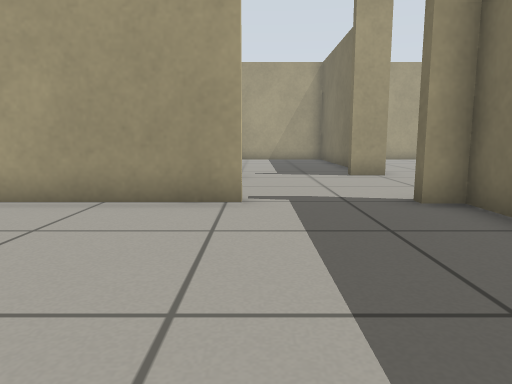
view 1 (above)

22 first-person views from a walk through a world built for the Gazebo simulator. The camera is 0.5 m above the floor, tilts 8° down and sees 70° across. The floor is counted in squares, 0.5 m on a side. Each view is taken from the middle of a square. On the plan, view 1 faces up. The plan holds only what a view shows up to about 13 squares ahead; the rest is blank. Robots are left out.

view 2
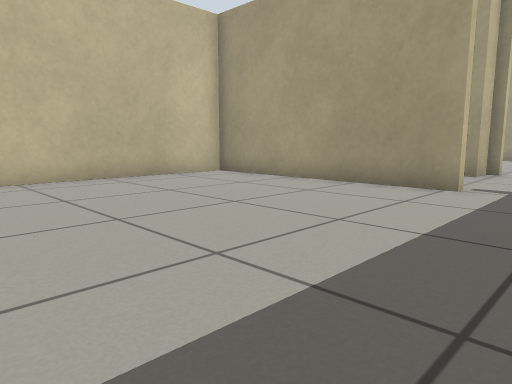

view 3
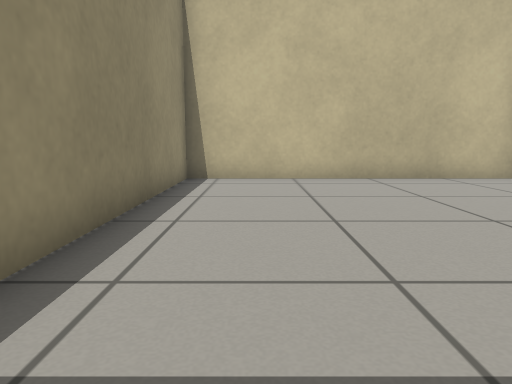

view 4
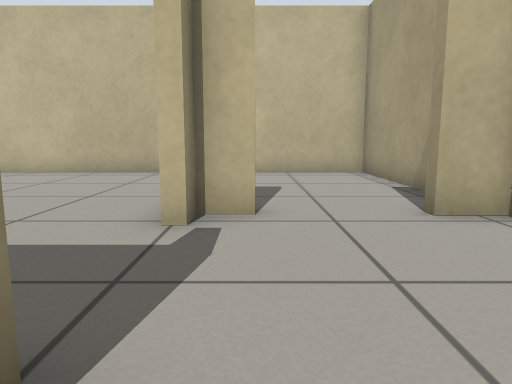

view 5
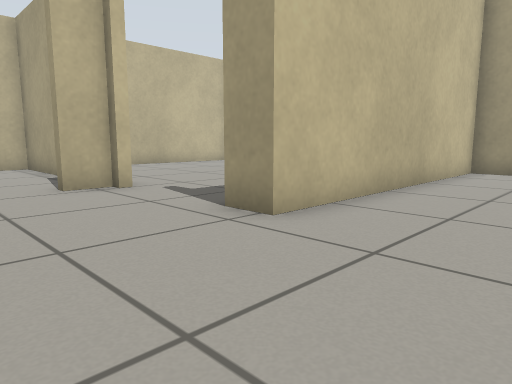

view 6
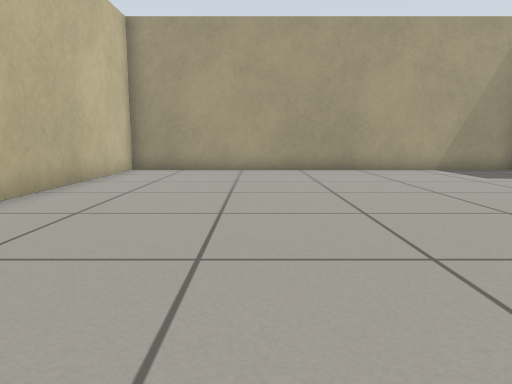

view 7
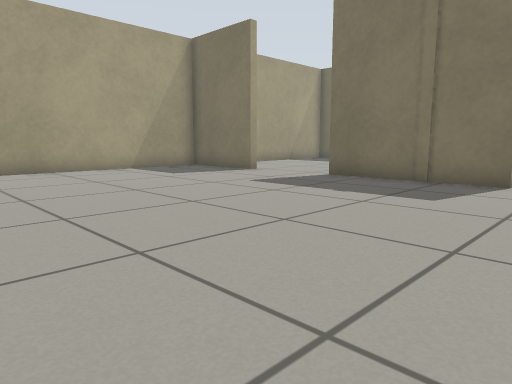

view 8
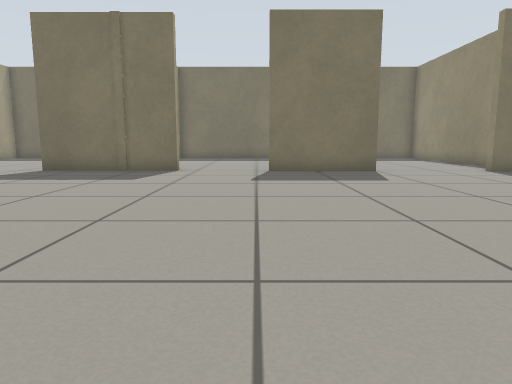

view 9
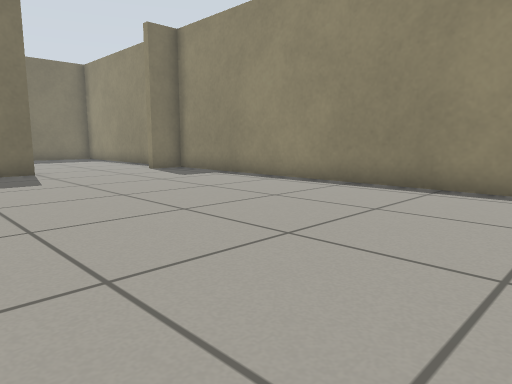

view 10
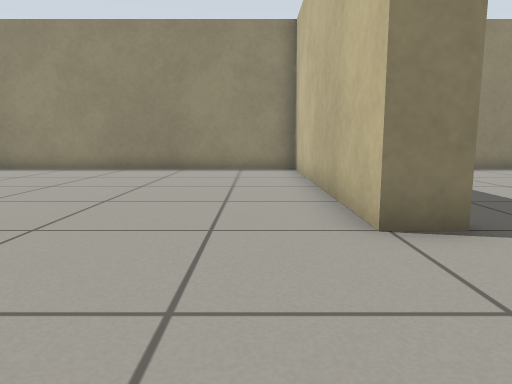

view 11
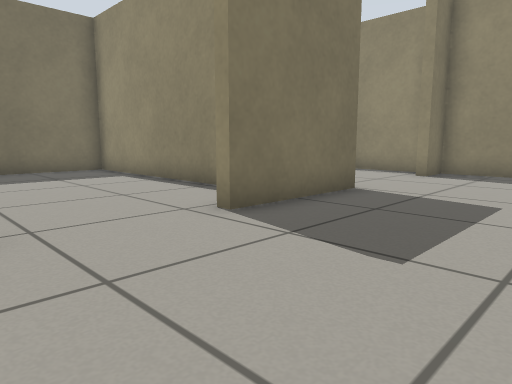

view 12
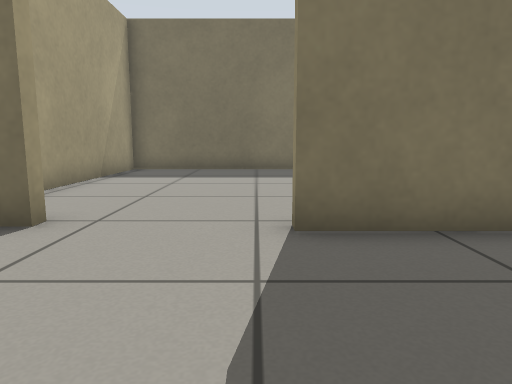

view 13
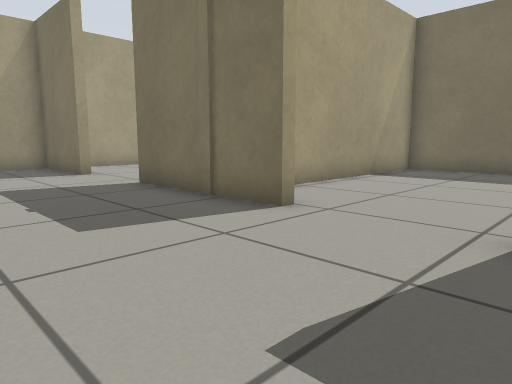

view 14
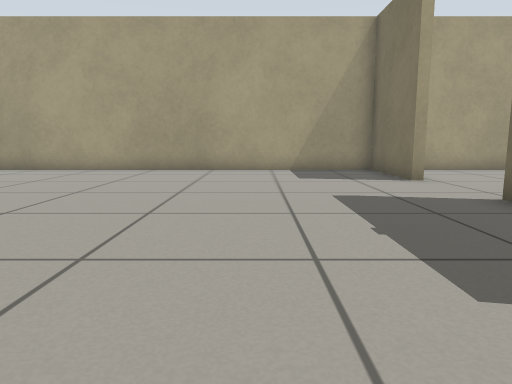

view 15
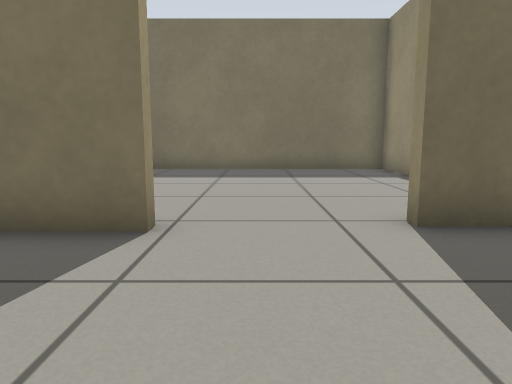

view 16
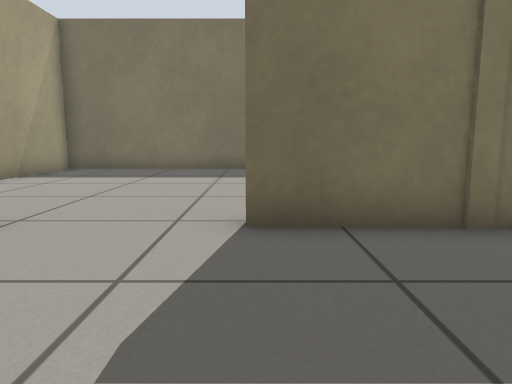

view 17
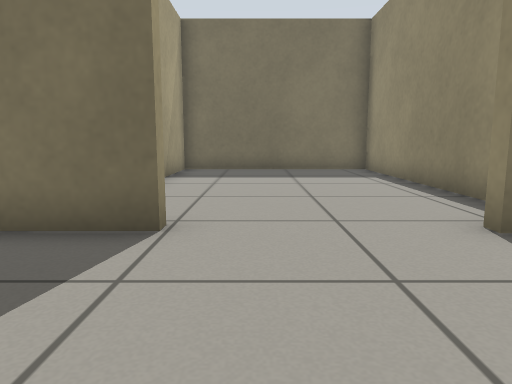

view 18
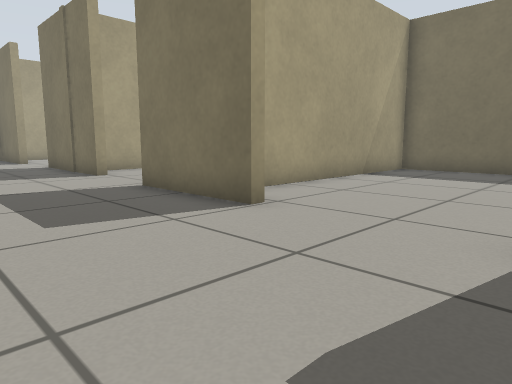

view 19
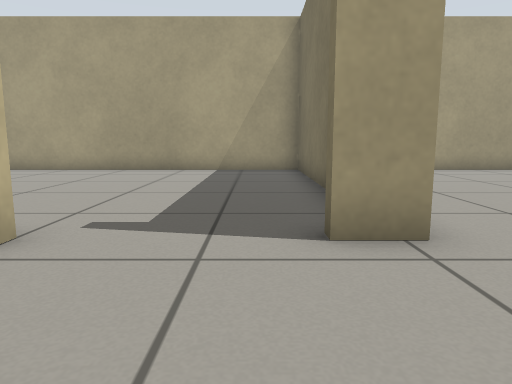

view 20
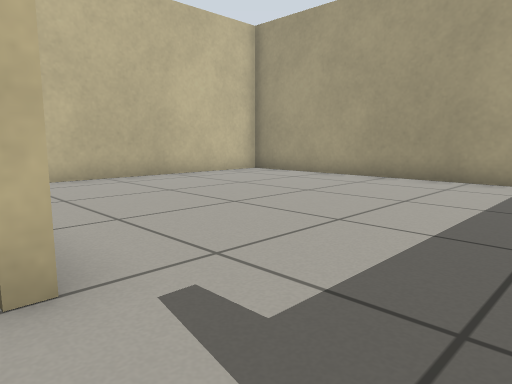

view 21
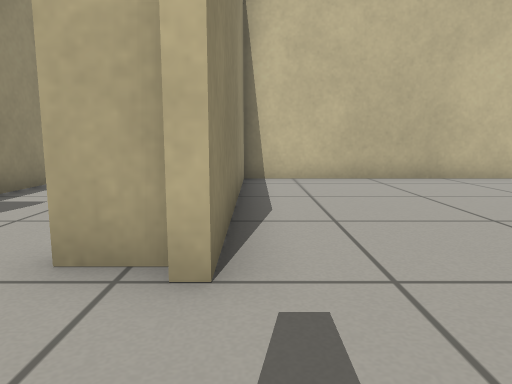

view 22
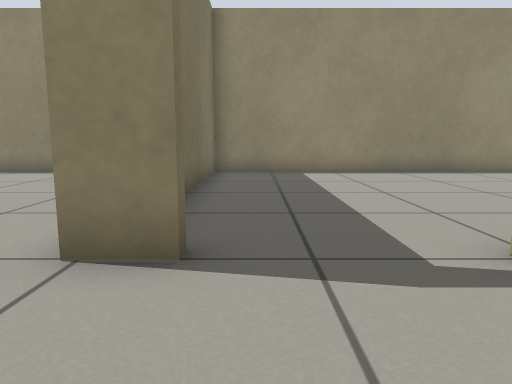

### Floor plan
Ten units are one square. View 1 is at (0, 0); x grows to the right and y downward. Boxes are objects, and circles mark ways between rooms. Rooms are numbered by the first view taken in them; rooms with no view inside come last. Other rooms are left out.
<svg viewBox="-81 -201 344 234">
<path fill="none" stroke="#000" d="M-1 -59 -76 -59 -76 28 33 28 33 -22M33 -46 33 -59M172 -85 172 -131M26 -60 38 -60 38 28 170 28 170 17 173 17M174 -21 170 -21 170 -56 174 -56M170 -161 170 -196 38 -196 38 -106 26 -106M-8 -70 -8 -60 -1 -60M-31 -103 -76 -103 -76 -69M-4 -103 -8 -103 -8 -94M-64 -60 -48 -60M26 -56 26 -60M33 -145 33 -196 -76 -196 -76 -107 -4 -107M26 -106 26 -110M235 -107 258 -107 258 -196 187 -196M194 -38 258 -38 258 -103 181 -103M175 28 258 28 258 -35 187 -35"/>
<circle cx="10" cy="-60" r="3" fill="#2a7"/>
<circle cx="30" cy="-85" r="3" fill="#2a7"/>
<circle cx="170" cy="-150" r="3" fill="#2a7"/>
<circle cx="170" cy="-70" r="3" fill="#2a7"/>
<circle cx="170" cy="-5" r="3" fill="#2a7"/>
<circle cx="10" cy="-110" r="3" fill="#2a7"/>
<text x="-30" y="-20">1</text>
<text x="100" y="-80">2</text>
<text x="-20" y="-80">3</text>
<text x="-20" y="-150">4</text>
<text x="210" y="-150">5</text>
<text x="210" y="-80">6</text>
<text x="210" y="-10">7</text>
</svg>
Room 1 opens to room 3. Room 2 opens to room 3. Room 2 opens to room 5. Room 2 opens to room 6. Room 2 opens to room 7. Room 3 opens to room 4.

Where each view was taken, in squares from view 1:
view 1: 0 up, 0 right, facing up
view 2: 2 down, 2 right, facing up-left
view 3: 1 down, 2 right, facing left
view 4: 7 up, 4 right, facing left
view 5: 7 up, 7 right, facing up-left
view 6: 7 up, 8 right, facing up
view 7: 7 up, 8 right, facing up-right
view 8: 6 up, 5 right, facing right
view 9: 5 up, 5 right, facing down-right
view 10: 10 up, 5 right, facing down
view 11: 9 up, 13 right, facing down-right
view 12: 6 up, 13 right, facing right
view 13: 5 up, 13 right, facing up-right
view 14: 7 up, 13 right, facing up
view 15: 15 up, 13 right, facing right
view 16: 13 up, 13 right, facing right
view 17: 1 up, 13 right, facing right
view 18: 2 down, 13 right, facing up-right
view 19: 7 up, 2 right, facing up
view 20: 10 up, 2 right, facing up-left
view 21: 11 up, 2 right, facing left
view 22: 9 up, 2 right, facing down
